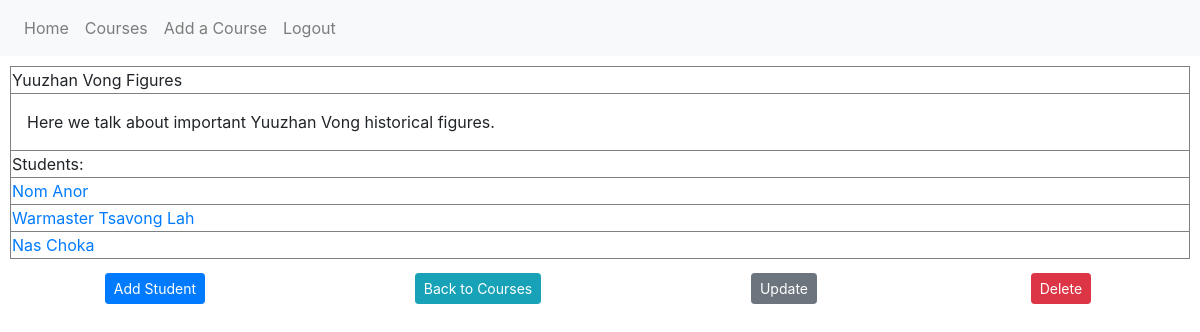
Before: /course/1 (signed in) with the older database file.
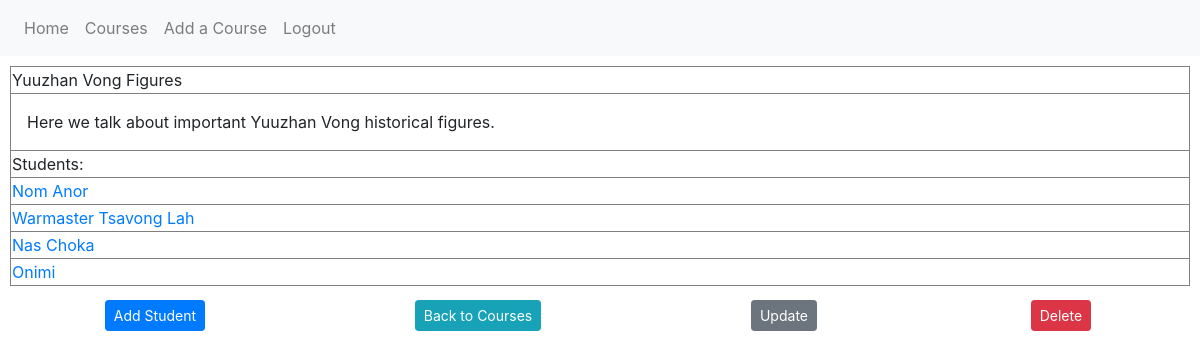
After: the same page with the newer database file.
### guide_and_teach/models.py (models this page shows, shortened)
class Course(db.Model):
    id = db.Column(db.Integer, primary_key=True)
    course_title = db.Column(db.String(100), nullable=False)
    course_desc = db.Column(db.Text, nullable=False)
    user_id = db.Column(db.Integer, db.ForeignKey('user.id'), nullable=False)
    student = db.relationship('Student', backref='course', lazy=True)

class Student(db.Model):
    id = db.Column(db.Integer, primary_key=True)
    user_id = db.Column(db.Integer, db.ForeignKey('user.id'))
    course_id = db.Column(db.Integer, db.ForeignKey('course.id'))
    student_name = db.Column(db.String(50))
    teacher = db.relationship('User', backref="user")
    courses = db.relationship('Course', backref="course")

### guide_and_teach/routes.py (the view)
@app.route('/course/<int:course_id>', methods=['GET','POST'])
@login_required
def single_course(course_id):
    course = Course.query.get_or_404(course_id)
    if course.user != current_user:
        abort(403)
    students = Student.query.all()
    return render_template('single_course.html', title='Course', course=course, students=students)

### guide_and_teach/models.py (called while the page is built)
@login_manager.user_loader
def load_user(user_id):
    return User.query.get(int(user_id))

### guide_and_teach/templates/single_course.html (shortened to what this page needs)
{% extends "layout.html" %}
{% block content %}
        <article>
            <table class="yes">
                <thead>
                    <tr>
                        <td>{{ course.course_title }}</td>
                    </tr>
                    <tr>
                        <td>
                            <p>{{ course.course_desc }}</p>
                        </td>
                    </tr>
                </thead>
                <tbody>
                    <tr>
                        <td>Students:</td>
                    </tr>
                    {% for student in students %}
                    {% if student.course == course %}
                    <tr>
                        <td><a href="{{ url_for('single_student', student_id=student.id, course_id=course.id) }}">{{ student.student_name }}</a></td>
                    </tr>
                    {% endif %}
                    {% endfor %}
                </tbody>
            </table>
            {% if course.user == current_user %}
            <div class="ralph">
                <a class="btn btn-primary btn-sm mt-1 mb-1" href="{{ url_for('add_student', course_id=course.id) }}">Add Student</a>
                <a class="btn btn-info btn-sm mt-1 mb-1" href="{{ url_for('course_home') }}">Back to Courses</a>
                <a class="btn btn-secondary btn-sm mt-1 mb-1" href="{{ url_for('update_course', course_id=course.id)}}">Update</a>
                <button type="button" class="btn btn-danger btn-sm m-1" data-toggle="modal" data-target="#deleteModal">Delete</button>
            </div>
            {% endif %}
        </article>
{% endblock content %}

### guide_and_teach/templates/layout.html (shortened to what this page needs)
<!DOCTYPE html>
<html>
<head>
    <link rel="stylesheet" href="https://stackpath.bootstrapcdn.com/bootstrap/4.5.2/css/bootstrap.min.css">
    <link rel="stylesheet" type="text/css" href="{{ url_for('static', filename='style.css') }}">
</head>
<body>
    <nav class="navbar navbar-expand-lg navbar-light bg-light">
      {% if current_user.is_authenticated %}
        <div class="" id="navbarSupportedContent">
          <ul class="navbar-nav mr-auto">
            <li class="nav-item">
              <a class="nav-link" href="{{ url_for('home') }}">Home</a>
            </li>
            <li class="nav-item">
              <a class="nav-link" href="{{ url_for('course_home') }}">Courses</a>
            </li>
            <li class="nav-item">
              <a class="nav-link" href="{{ url_for('create_course') }}">Add a Course</a>
            </li>
            <li class="nav-item">
              <a class="nav-link" href="{{ url_for('logout') }}">Logout</a>
            </li>
          </ul>
        </div>
        {% endif %}
      </nav>
    {% block content %}{% endblock %}
</body>
</html>

### guide_and_teach/static/style.css (style rules this page uses)
p { padding: 10px; margin: 5px; }
article { display: flex; flex-direction: column; }
table { border: 1px solid black; margin: 10px; }
thead { border: 1px solid black; margin: 5px; }
tr { border: 1px solid black ; }
td { border: .5px solid grey; margin-left: 2px; margin-right: 2px; }
.ralph { display: flex; justify-content: space-around; }

Changed rows visible on the page:
added Student: student_name "Onimi"
